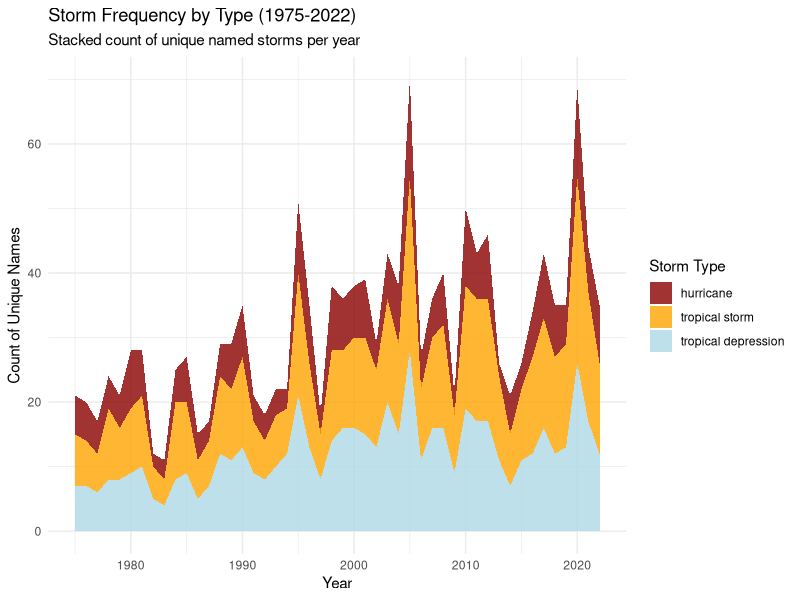
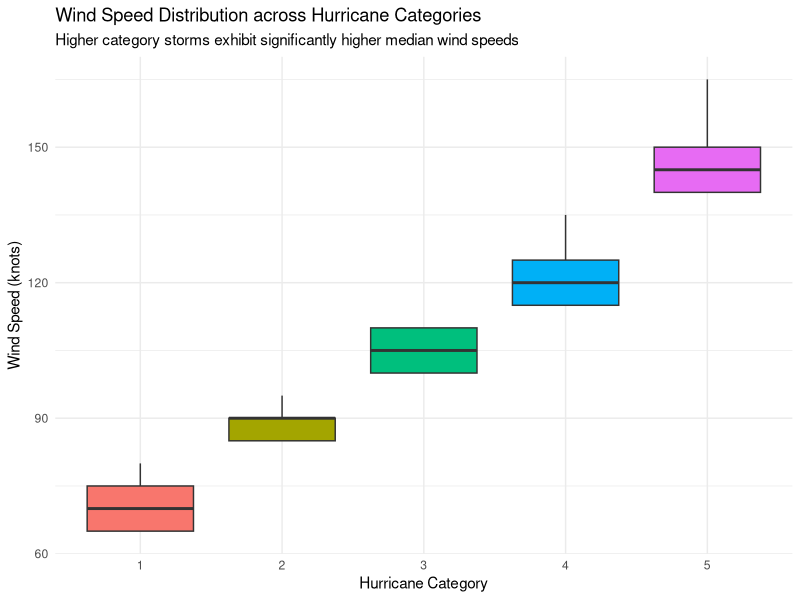

Generate these figures, in order, with R:
## ---- chunk 1
#| message: false
#| warning: false
library(tidyverse)
## ---- chunk 2
storms |> 
  filter(status %in% c("tropical depression", "tropical storm", "hurricane")) |> 
  mutate(status = factor(status, levels = c("hurricane", "tropical storm", "tropical depression"))) |> 
  group_by(year, status) |> 
  summarise(n_storms = n_distinct(name), .groups = "drop") |> 
  ggplot(aes(x = year, y = n_storms, fill = status)) +
  geom_area(alpha = 0.8) +
  scale_fill_manual(
    values = c(
      "tropical depression" = "lightblue",
      "tropical storm" = "orange",
      "hurricane" = "darkred"
    )
  ) +
  theme_minimal() +
  labs(
    title = "Storm Frequency by Type (1975-2022)",
    subtitle = "Stacked count of unique named storms per year",
    x = "Year",
    y = "Count of Unique Names",
    fill = "Storm Type"
  )
## ---- chunk 3
storms |>
  filter(!is.na(category)) |> 
  mutate(category = as.factor(category)) |> 
  ggplot(aes(x = category, y = wind, fill = category)) +
  geom_boxplot(show.legend = FALSE) +
  theme_minimal() +
  labs(
    title = "Wind Speed Distribution across Hurricane Categories",
    subtitle = "Higher category storms exhibit significantly higher median wind speeds",
    x = "Hurricane Category",
    y = "Wind Speed (knots)"
  )
